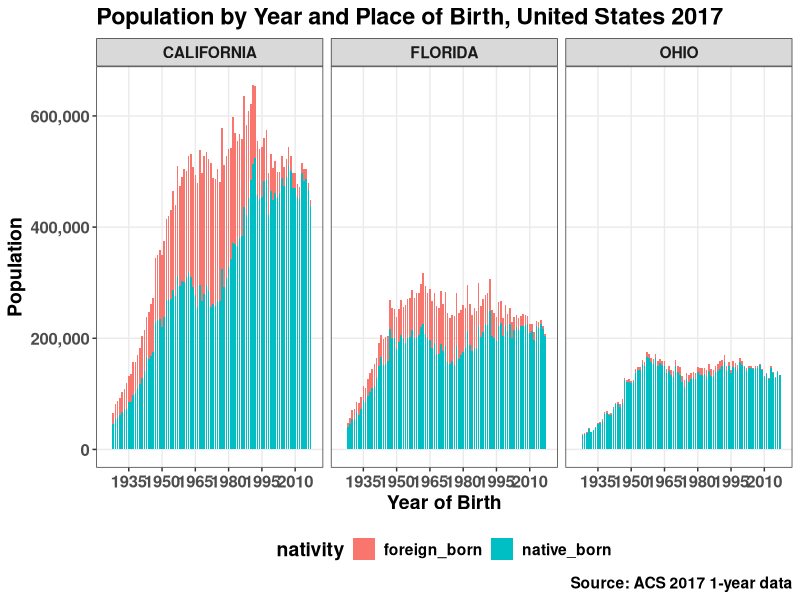

Generate this figure with R:
#####################################################
# US age by nativity counts from IPUMS ACS 2017
# "Native" if bpl in 1-120, "Foreign" otherwise
#####################################################

rm(list=ls())
graphics.off()

library(tidyverse)

# read data created from the SDA interactive 
# analysis system on ipums.org, 17 Mar 2019
df = read.csv('acs-2017-age-by-nativity-selected-states.csv') %>%
      gather(key='nativity', value='pop', -age, -state) %>%
      mutate(birth_year = 2017-age,
             state_label = factor(state,
                                  levels=c('CA','FL','KY','OH','WV'),
                                  labels=c('CALIFORNIA','FLORIDA',
                                           'KENTUCKY','OHIO','WEST VIRGINIA'))) %>%
      filter(nativity %in% c('native_born','foreign_born'),
             state %in% c('CA','FL','OH'))



ggplot(data=df, aes(x=birth_year,y=pop, fill=nativity)) +
    geom_bar(stat='identity', width=.70) +
#    guides(fill=FALSE) +
    theme_bw() +
    theme(text = element_text(face='bold',size=14)) +
    scale_y_continuous(breaks=seq(0,6e5,2e5),
                       minor_breaks=NULL,
                       labels=c(0, paste0(seq(200,600,200),',000'))) +
    scale_x_continuous(breaks=seq(1920,2018,15),
                       minor_breaks = NULL,
                       limits=c(1925,2018)) +
    labs(title='Population by Year and Place of Birth, United States 2017',
         caption='Source: ACS 2017 1-year data',
         x = 'Year of Birth',
         y = 'Population') +
    geom_text( x=1975, y=2e6, label='Native-Born', size=10) +
    geom_text( x=1975, y=3.7e6, label='Foreign-Born', size=10) +
    facet_wrap(~state_label) +
    theme(legend.position = 'bottom',
          axis.text=element_text(size=12, face='bold'))

ggsave(file='acs-2017-age-by-nativity-selected-states.png',
       width=14, height=7, units='in', dpi=400)


